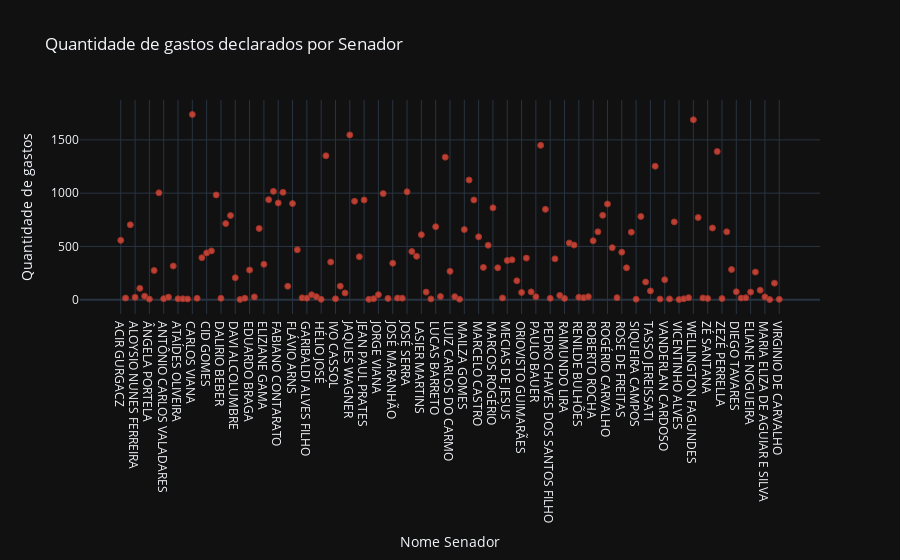

Notebook cell for this chart:
### Code cell
# Creating the chart
trace = go.Scatter(
    x = quantity_of_expensive['SENADOR'],
    y = quantity_of_expensive['QUANTIDADE_GASTOS'],
    mode = 'markers',
    marker={
        'color':'#e74c3c',
        'line':{
            'width':1,
            'color':'#c0392b'
        }
    },
    opacity=.8
)
# Storing chart in a list
data = [trace]
# Creating Layout
layout = go.Layout(
    title='Quantidade de gastos declarados por Senador',
    yaxis={'title':'Quantidade de gastos'},
    xaxis={'title':'Nome Senador'}
)
# Creating the figure that will be displayed
fig = go.Figure(data=data, layout=layout)
# Showing figure/graph
py.iplot(fig)

### Figure 1 — Plotly figure (JSON) as saved in the notebook; plotly's stock layout.template omitted (floating-point values rounded to 4 significant figures; data arrays with more than 128 entries replaced by an {"elided": "..."} marker saying what was removed)
{"data": [{"marker": {"color": "#e74c3c", "line": {"color": "#c0392b", "width": 1}}, "mode": "markers", "opacity": 0.8, "x": {"elided": "139 str values"}, "y": {"elided": "139 int values"}, "type": "scatter"}], "layout": {"title": {"text": "Quantidade de gastos declarados por Senador"}, "xaxis": {"title": {"text": "Nome Senador"}}, "yaxis": {"title": {"text": "Quantidade de gastos"}}}}
